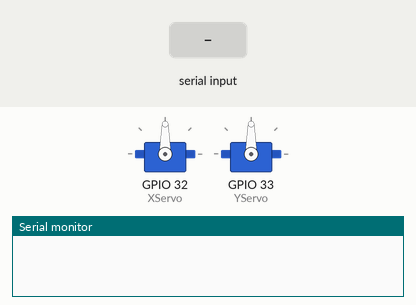
A sketch run on a simulated ESP32. Shown: 2 × servo, the last lines printed to the serial monitor. The inputs (shaded band) are chosen by the test bench. Nothing arrives over Bluetooth unless stated.

Above: at 1.2 s.
1.3 s: "90,45\n" received over the second serial link
At 2.5 s:
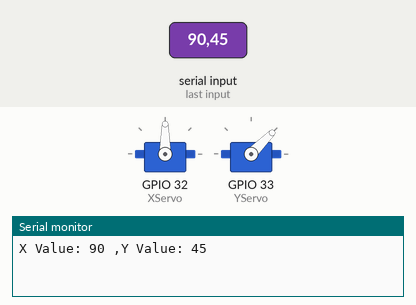
2.8 s: "30,150\n" received over the second serial link
At 3.8 s:
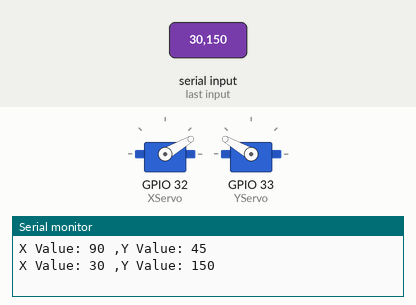
4.3 s: "5\n" received over the second serial link
At 5.0 s:
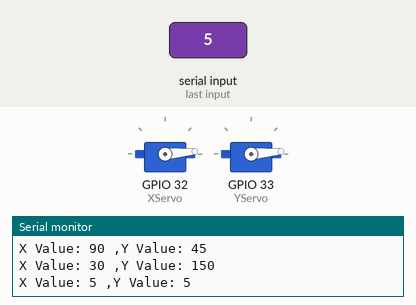
5.8 s: "200\n" received over the second serial link
At 6.1 s:
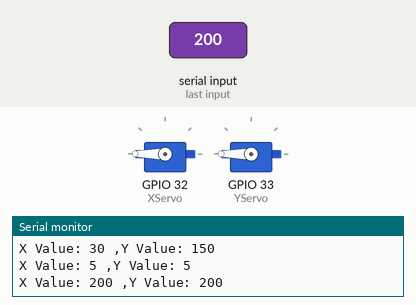
7.3 s: "1,90\n" received over the second serial link
At 8.5 s:
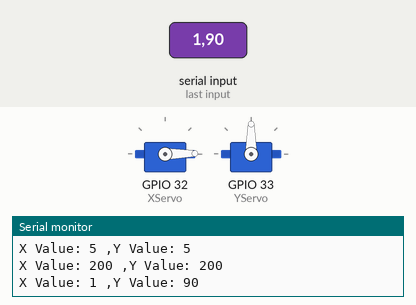
8.8 s: "90\n" received over the second serial link
At 9.6 s:
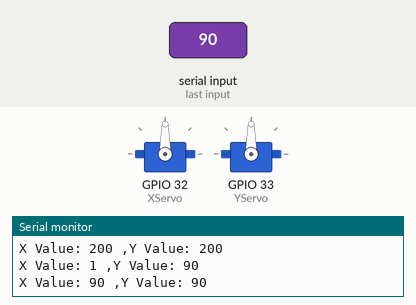
Timing chart, 0 to 11.3 s (numbered marks = the images above; inputs shaded):
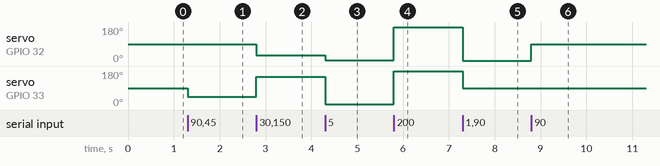

Measured:
- after the input at 1.3 s, servo on GPIO 33 (YServo): 90° → 45° at once
- after the input at 2.8 s, servo on GPIO 32 (XServo): 90° → 30° at once; servo on GPIO 33 (YServo): 45° → 150° at once
- after the input at 4.3 s, servo on GPIO 32 (XServo): 30° → 5° at once; servo on GPIO 33 (YServo): 150° → 5° at once
- after the input at 5.8 s, servo on GPIO 32 (XServo), servo on GPIO 33 (YServo): 5° → 180° at once
- after the input at 7.3 s, servo on GPIO 32 (XServo): 180° → 1° at once; servo on GPIO 33 (YServo): 180° → 90° at once
- after the input at 8.8 s, servo on GPIO 32 (XServo): 1° → 90° at once

The sketch:

CamTracker.ino
```cpp
#include <Servo.h>
#include <BluetoothSerial.h>

BluetoothSerial Bluetooth;

Servo XServo;
Servo YServo;

String StringData;

void setup() {
  XServo.attach(32);
  YServo.attach(33);

  XServo.write(90);
  YServo.write(90);

  Serial.begin(115200);
  Bluetooth.begin("Tracker");
}

void loop() {
  while (Bluetooth.available()) {
    char Data = Bluetooth.read();
    StringData += Data;
  }
  if (StringData.length() > 0) {
    int XValue = StringData.substring(0, StringData.indexOf(',')).toInt();
    XServo.write(XValue);

    int YValue = StringData.substring(StringData.indexOf(',') + 1).toInt();
    YServo.write(YValue);

    Serial.print("X Value: ");
    Serial.print(XValue);
    Serial.print(" ,Y Value: ");
    Serial.println(YValue);
    StringData = "";
  }
}
```
